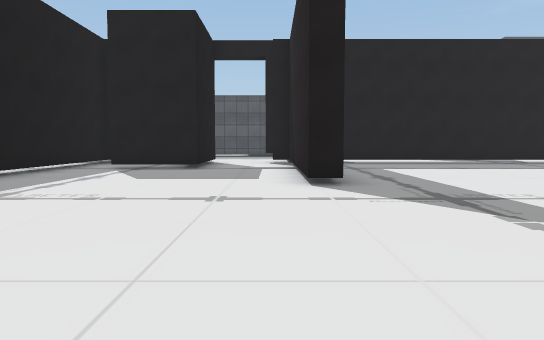
View 1 (above)

19 first-person views from a walk through a 3-D level made in the Unity game engine. The camera is 1.2 m above the floor, tilts 4° down and sees 70° across. Doors are open. The floor is counted in squares, 2 m on a side. Each view is taken from the middle of a square. On the plan, view 1 faces up. The plan holds only what a view shows up to about 11 squares ahead; the rest is blank. The place goes on beyond the plan. The player is left out. Some surface patterns are stand-ins.

View 2
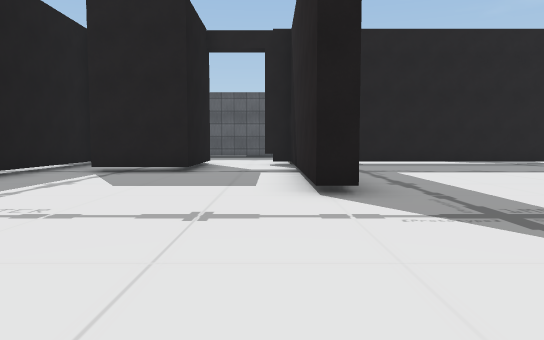

View 3
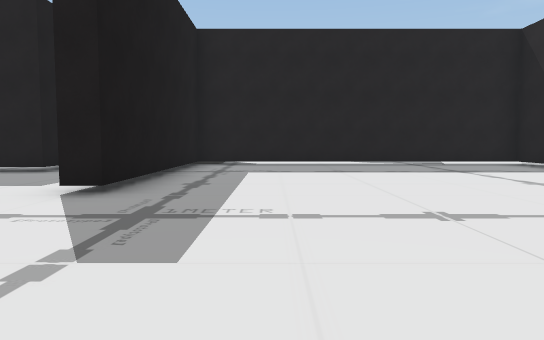

View 4
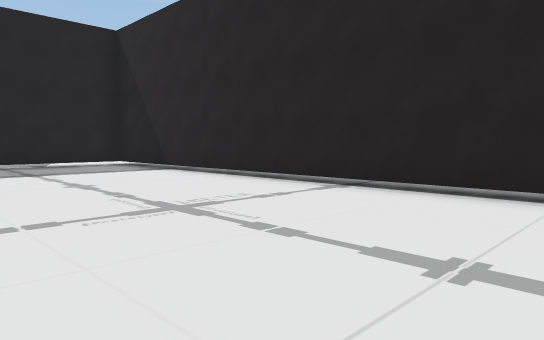

View 5
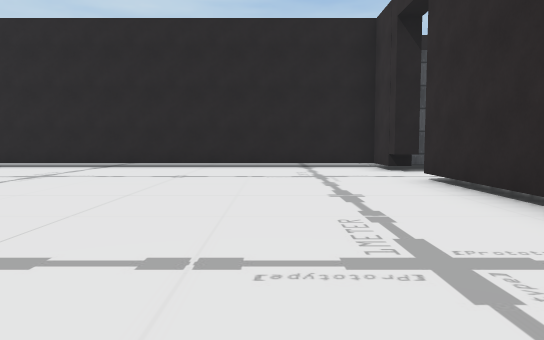

View 6
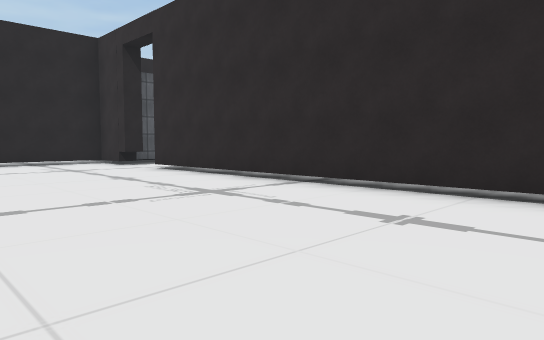

View 7
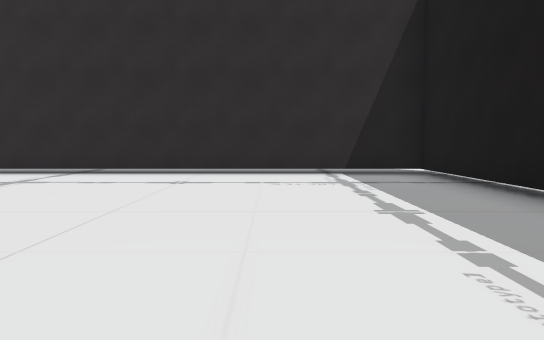

View 8
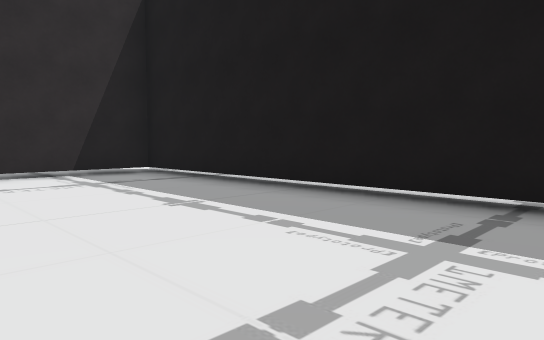

View 9
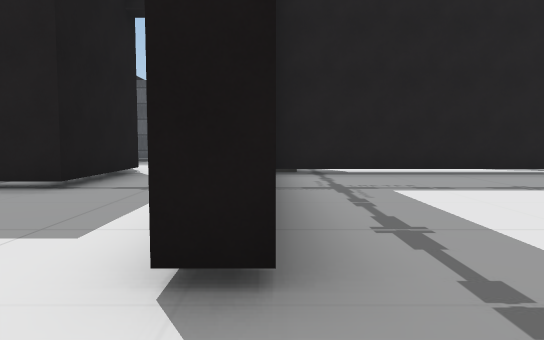

View 10
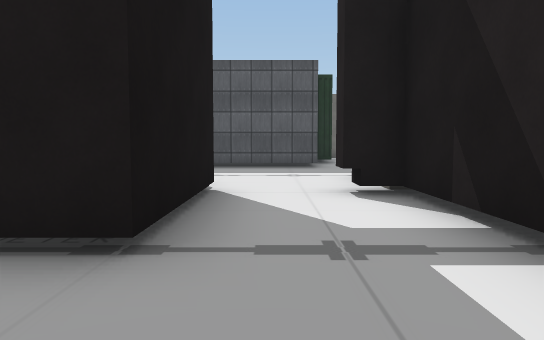

View 11
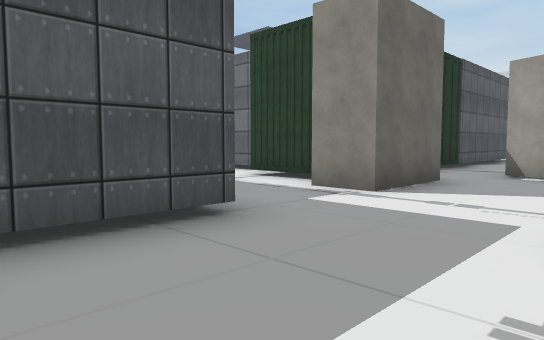

View 12
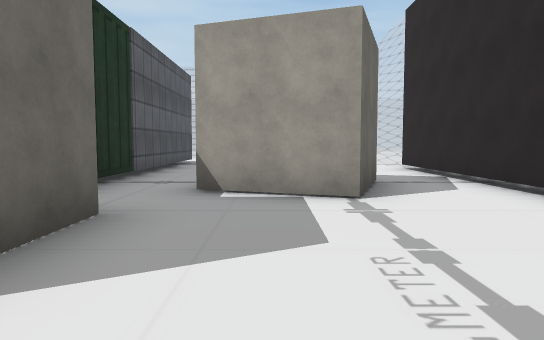

View 13
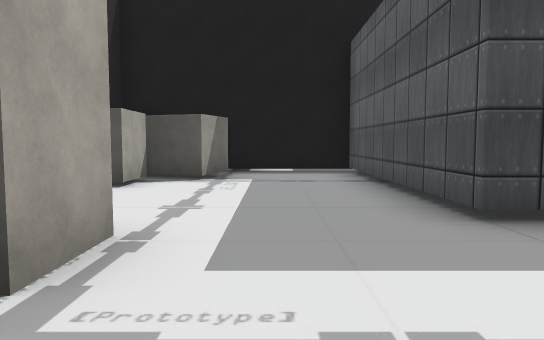

View 14
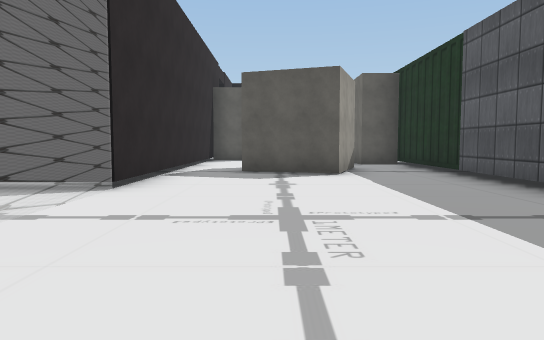

View 15
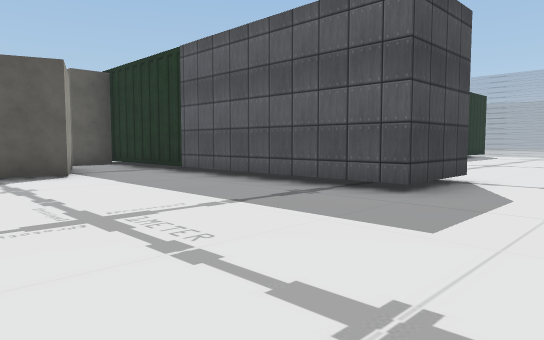

View 16
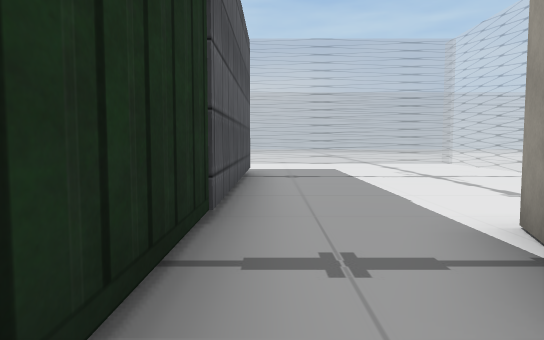

View 17
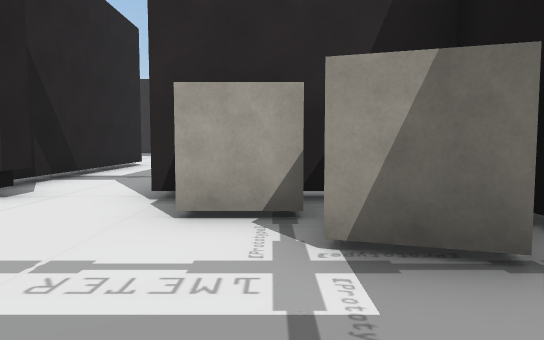

View 18
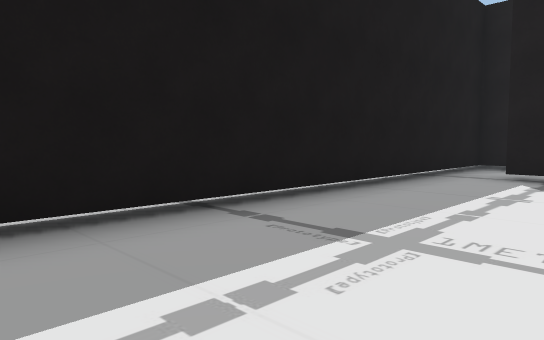

View 19
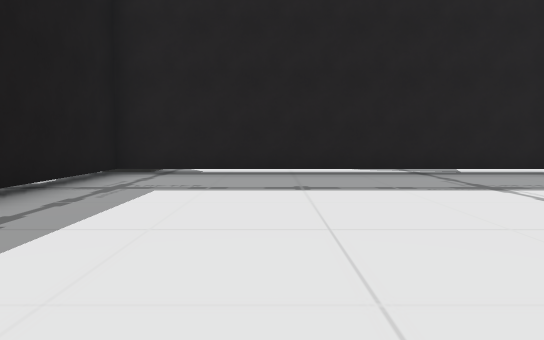

### Floor plan
Key: @ floor where view 1 was taken; # wall or solid block; . floor; D open door; = window, fence, low wall or low ledge; O other object.
Columns run from 6 left of view 1 to 16 right of it. Each row starts with its distance up from view 1.
 18        ..###########.
 17 .######..OO...........=
 16 .#..........O.........=
 15 .#..........OO........=
 14  #O....O...OOO........=
 13  #OO...O..............=
 12 .####DDO########=======
 11 .#..#..#........#    ==
 10 .#..#..#........#
  9 .#.##..#........#
  8 .#.....#........#
  7  #.....#........#.
  6  #.....#........#.
  5  #..............#.
  4 .#..............#.
  3 .#..............#.
  2 .#..............#.
  1 .#..............#.
  0 .#....@.........#.
 -1 .#..............#.
 -2  #..............#
 -3  ############DD##
 -4  ..........

Where each view was taken, in squares from view 1:
view 1: 0 up, 0 right, facing up
view 2: 1 up, 0 right, facing up
view 3: 1 up, 3 right, facing up
view 4: 1 up, 5 right, facing up-right
view 5: 0 up, 0 right, facing right
view 6: 2 up, 2 left, facing down-right
view 7: 5 up, 2 left, facing down
view 8: 5 up, 1 left, facing down-left
view 9: 4 up, 1 right, facing up
view 10: 7 up, 1 left, facing up
view 11: 14 up, 2 left, facing up-right
view 12: 15 up, 1 right, facing right
view 13: 15 up, 3 right, facing left
view 14: 14 up, 15 right, facing left
view 15: 13 up, 15 right, facing up-left
view 16: 17 up, 5 right, facing right
view 17: 16 up, 3 left, facing down
view 18: 2 up, 2 left, facing up-left
view 19: 4 up, 4 right, facing up
